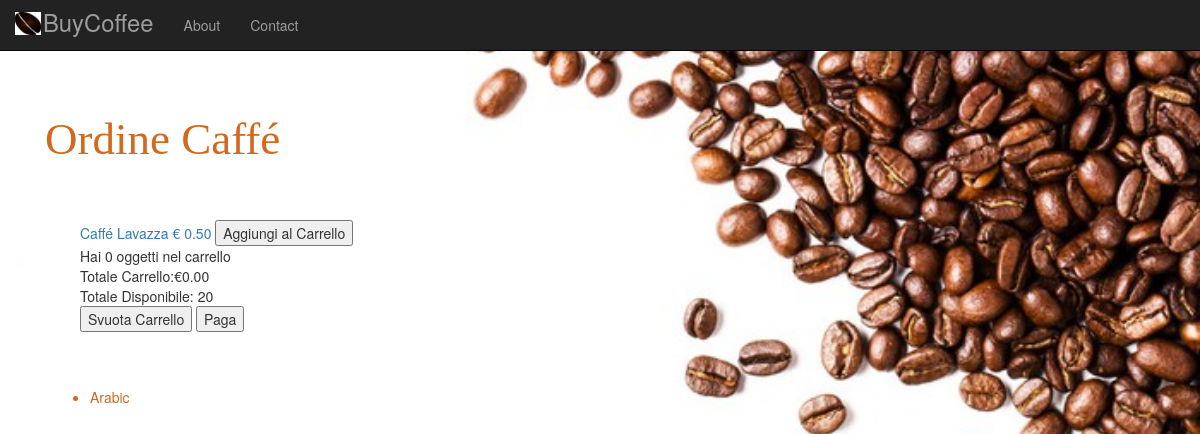
/coffee/, run on an earlier commit of the app's database.
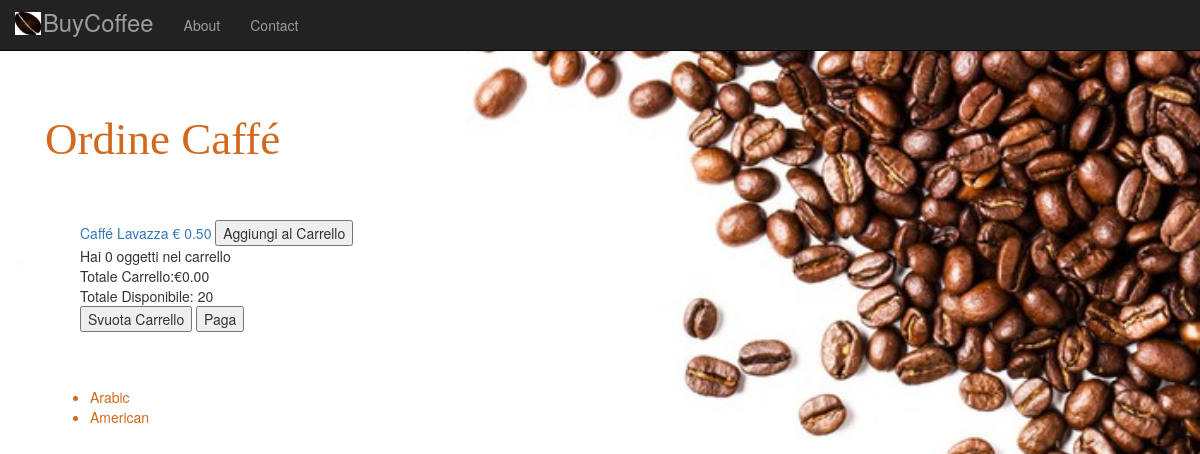
And on a later commit of the database.
### coffee/models.py (models this page shows, shortened)
class CoffeeCapsule(models.Model):
    coffeeOrigin = models.CharField(max_length=25)
    coffeeType = models.CharField(max_length=25)
    additionDate = models.DateTimeField('addition coffee date')
    expirationDate = models.DateTimeField('expiration coffee date')

### coffee/views.py (the view)
# urls.py: path('', views.IndexView.as_view(), name='index'),
class IndexView(generic.ListView):
    template_name = 'coffee/index.html'
    context_object_name = 'coffee_list'
    def get_queryset(self):
        return CoffeeCapsule.objects.order_by('additionDate')[0:5]

### coffee/templates/coffee/index.html (shortened to what this page needs)
<!doctype html>
<html>
    <head>
        {% load static %}
        <link href="{% static '/coffee/css/bootstrap.min.css' %}" rel="stylesheet" type="text/css">
        <link href="{% static '/coffee/css/custom.css' %}" rel="stylesheet" type="text/css">
    </head>
    <body background="{% static '/coffee/image/sfondo1.jpg' %}"></body>
    <body>
    <nav class="navbar navbar-inverse navbar-fixed-top" role="navigation">
        <div class="container">
            <div class="navbar-header">
                <a class="navbar-brand" href="{% url 'index' %}">
                    BuyCoffee
                </a>
            </div>
            <div class="collapse navbar-collapse" id="bs-example-navbar-collapse-1">
                <ul class="nav navbar-nav">
                    <li>
                        <a href="{% url 'about' %}">About</a>
                    </li>
                    <li>
                        <a href="{% url 'contact' %}">Contact</a>
                    </li>
                </ul>
            </div>
        </div>
    </nav>
        <h1>Ordine Caff&eacute;</h1>
        <div>
            <ul id="list">
                <ul>
                    <a href="#" data-name="Caffé Lavazza" data-price="0.5">Caff&eacute; Lavazza &euro; 0.50</a>
                    <button type="button" id="add-to-cart-coffee"> Aggiungi al Carrello </button>
                </ul>
                <ul>
                    <div>Hai <span id="count-cart">X</span> oggetti nel carrello</div>
                    <div>Totale Carrello:&euro;<span id="total-cart"></span></div>
                    <div>Totale Disponibile: <span id="total-disp"></span></div>
                    <button type="button" id="clear-cart">Svuota Carrello</button>
                    <button type="button" id="payment"> Paga </button>
                </ul>
            </ul>
        </div>
        <div>
            {% load static %}
            {% if coffee_list %}
            <ul class="coffeeList">
                {% for capsule in coffee_list %}
                    <li>{{ capsule.coffeeType }}</li>
                {% endfor %}
            </ul>
            {% else %}
            <p>Non ci sono cialde disponibili</p>
            {% endif %}
        </div>
    </body>
</html>

What changed in the data, as far as the page shows it:
added CoffeeCapsule: coffeeType "American"
